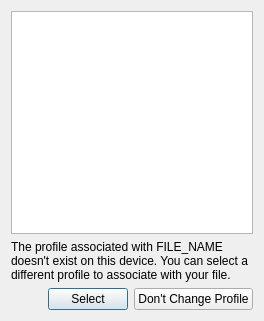
<?xml version="1.0" encoding="UTF-8"?>
<ui version="4.0">
 <class>ProfileSelectionDialog</class>
 <widget class="QDialog" name="ProfileSelectionDialog">
  <property name="geometry">
   <rect>
    <x>0</x>
    <y>0</y>
    <width>264</width>
    <height>321</height>
   </rect>
  </property>
  <property name="windowTitle">
   <string>Dialog</string>
  </property>
  <layout class="QHBoxLayout" name="horizontalLayout_3">
   <item>
    <layout class="QVBoxLayout" name="verticalLayout">
     <item>
      <widget class="QTreeWidget" name="treeWidget">
       <property name="iconSize">
        <size>
         <width>48</width>
         <height>48</height>
        </size>
       </property>
       <attribute name="headerVisible">
        <bool>false</bool>
       </attribute>
       <column>
        <property name="text">
         <string notr="true">1</string>
        </property>
       </column>
      </widget>
     </item>
     <item>
      <widget class="QLabel" name="lblDirections">
       <property name="text">
        <string>&lt;html&gt;&lt;head/&gt;&lt;body&gt;&lt;p&gt;The profile associated with FILE_NAME doesn't exist on this device. You can select a different profile to associate with your file.&lt;/p&gt;&lt;/body&gt;&lt;/html&gt;</string>
       </property>
       <property name="wordWrap">
        <bool>true</bool>
       </property>
      </widget>
     </item>
     <item>
      <layout class="QHBoxLayout" name="horizontalLayout_2">
       <item>
        <spacer name="horizontalSpacer">
         <property name="orientation">
          <enum>Qt::Horizontal</enum>
         </property>
         <property name="sizeHint" stdset="0">
          <size>
           <width>40</width>
           <height>20</height>
          </size>
         </property>
        </spacer>
       </item>
       <item>
        <layout class="QHBoxLayout" name="horizontalLayout">
         <item>
          <widget class="QPushButton" name="pushButton">
           <property name="text">
            <string>Select</string>
           </property>
          </widget>
         </item>
         <item>
          <widget class="QPushButton" name="pushButton_2">
           <property name="text">
            <string>Don't Change Profile</string>
           </property>
          </widget>
         </item>
        </layout>
       </item>
      </layout>
     </item>
    </layout>
   </item>
  </layout>
 </widget>
 <resources/>
 <connections/>
</ui>
